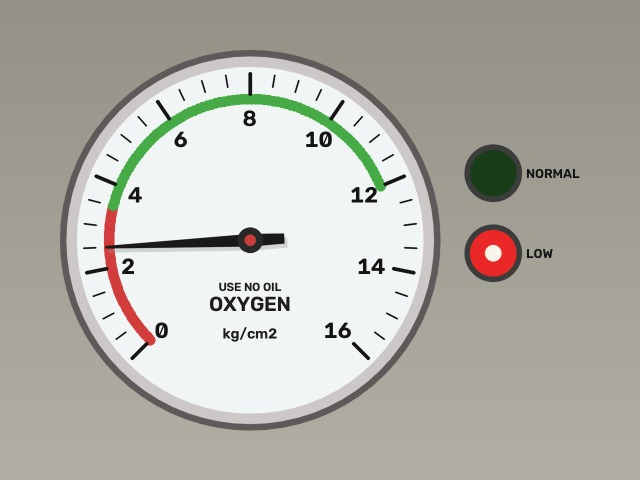
#> input picture samples/alarm_box_16/alarm_box_16_02.50.jpg, 640 x 480 px; its folder holds only this picture in this run
$ python -i auto.py   (imports and definitions only)
#> lines starting #> are read from the running program, lines starting #| are printed output that depends on the picture; after the words box and inside, x2 and y2 are one past the last pixel; in counts of white or black regions, pixels touching at a corner belong together
#> further down, picture is the input picture: shape (480, 640, 3); mean B, G, R 170.2, 178.3, 179.2
"""Automatic reading: no calibration clicks.

    image -> find every round dial (Hough proposals refined by the keypoint model)
          -> read each dial (Stage A classical + Stage B model, fused) using the model's own
             centre / 0-mark / max-mark keypoints as the calibration
          -> find lit panel lamps anywhere in the image by colour (green / red / amber)
          -> verdict NORMAL / ABNORMAL / CAN'T TELL with a confidence %

The model finds WHERE the max mark is, not WHAT number is printed there (16 on the alarm box,
10 on the Magnate). That is solved by recognising the dial face: every known gauge has a reference
photo + calibration in samples/real/ (name.jpg + name.calibration.json); the dial in the new image
is matched against them (ORB features on the dial face) and the matching gauge's scale is used.
A dial that matches nothing is reported as an UNKNOWN gauge type (scale assumed, low confidence).
"""
from __future__ import annotations

import math
from dataclasses import dataclass, field, replace
from pathlib import Path

import cv2
import numpy as np

from .calibration import Calibration
from .config import MonitorConfig
from .dataset import CROP_SCALE, IMGSZ, crop_affine, make_crop
from .dialtext import UNITS, VACUUM_UNITS
from .pipeline import GaugePipeline

KPT_CENTER, KPT_TIP, KPT_ZERO, KPT_MAX = range(4)
DIAL_MIN_CONF = 0.5            # refined model detection confidence to accept a dial
BOX_TO_RADIUS = 2.2            # training labels: box = dial centre +- 1.1 R


# ---------------------------------------------------------------------------- dial finding
@dataclass
class Dial:
    center: tuple[float, float]
    radius: float
    det_conf: float
    kpts: np.ndarray                      # (4, 3) image px + keypoint conf


# [108 lines left out: functions _model_raw, _refine, _proposals, find_dials, not called in this run]


# ---------------------------------------------------------------------------- which gauge is it?
@dataclass
class GaugeType:
    name: str
    min_value: float
    max_value: float
    unit: str
    r_in: float
    r_out: float
    needle_color: str
    direction: str = "cw"                 # ccw = numbers grow anticlockwise (vacuum 0..760)
    gas: str | None = None                # from the calibration's gauge_id: oxygen_* / air_* / vacuum_*


GAS_FROM_ID = {"oxygen": "OXYGEN", "o2": "OXYGEN", "air": "MEDICAL AIR", "vacuum": "VACUUM", "vac": "VACUUM",
               "n2o": "NITROUS OXIDE", "nitrous": "NITROUS OXIDE", "co2": "CARBON DIOXIDE", "nitrogen": "NITROGEN"}


class GaugeLibrary:
    """Known gauges = reference photos with a calibration (samples/real/*.calibration.json).

    Two independent signatures of the dial face, so one bad photo condition does not break it:
      * ORB feature matches on the face (precise on sharp images, weak when blurred);
      * correlation of the unrolled scale ring (numbers + ticks), needle masked out, best over
        +-24 deg camera roll (survives blur, low resolution, dark and bright frames).
    A gauge is recognised when either signature is clearly confident and they do not contradict.
    """
    MIN_MATCHES = 12          # ORB: fewer good matches than this -> not confident
    MIN_RATIO = 3.0           # ORB: best type must beat the runner-up by this factor
    RING_MIN = 0.55           # ring correlation of the best type
    RING_GAP = 0.25           # ... and its lead over the runner-up
    NA, NR = 180, 24          # unrolled ring: angle bins x radius bins

    # [27 lines left out: function __init__, not called in this run]

    @staticmethod
    def _scale_key(t):
        return (t.min_value, t.max_value, t.unit, t.direction)

    # [88 lines left out: functions _bezel, _describe, _ring, _ring_score, identify, not called in this run]


# ---------------------------------------------------------------------------- camera angle
MIN_TILT_RATIO = 0.95          # rim axis ratio above this = seen (nearly) straight on: no correction

# [122 lines left out: functions rim_support, dial_rectifier, _warp_dial, calibration_from_dial, not called in this run]


# ---------------------------------------------------------------------------- lamps
HUES = {"red": [(0, 10), (165, 179)], "amber": [(11, 30)], "green": [(36, 95)]}
COLOR_MEANING = {"green": "NORMAL", "red": "LOW / ALARM", "amber": "HIGH / WARNING"}


@dataclass
class LitLamp:
    color: str
    box: tuple[int, int, int, int]
    area: int
    strength: float          # 0..1 how clearly it is a lit lamp


def find_lit_lamps(img, dials: list[Dial] | None = None) -> list[LitLamp]:
    """Lit indicator lamps anywhere in the frame, by colour.

    A LIT lamp is a blob of strongly saturated colour that is bright (lit LEDs saturate the
    camera: S >= 170, V >= 180). Paint, printed text, gold frames and unlit lamps are darker or
    duller and fail this. Blobs inside a dial face are ignored (coloured dial print / logos).
    """
    f = min(1.0, 800 / max(img.shape[:2]))                # lamps are big blobs: 800 px is plenty
#> f = 1
    if f < 1.0:
        small_img = cv2.resize(img, None, fx=f, fy=f, interpolation=cv2.INTER_AREA)
        sd = [Dial((d.center[0] * f, d.center[1] * f), d.radius * f, d.det_conf, d.kpts) for d in dials] if dials else dials
        out = find_lit_lamps(small_img, sd)
        return [LitLamp(l.color, tuple(int(round(t / f)) for t in l.box), int(l.area / f / f), l.strength) for l in out]
    H, W = img.shape[:2]
#> H = 480; W = 640
    hsv = cv2.cvtColor(img, cv2.COLOR_BGR2HSV)
#> hsv: shape (480, 640, 3); mean H, S, V 46.4, 20.2, 181.9
    h, s, v = cv2.split(hsv)
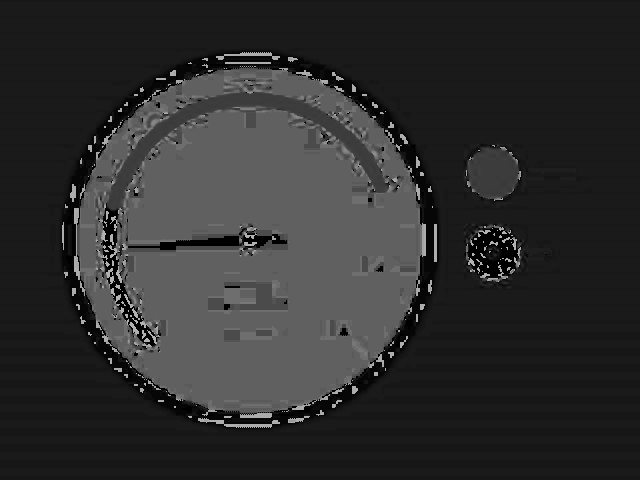
#> h: shape (480, 640); min 0, max 179, mean 46.4
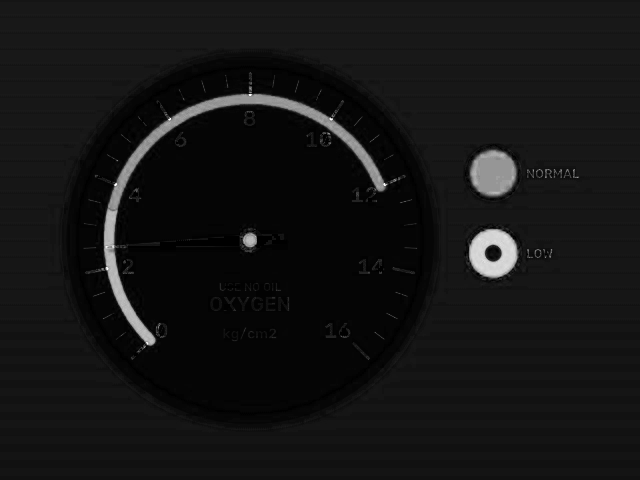
#> s: shape (480, 640); min 0, max 255, mean 20.2
    bright = (s >= 150) & (v >= 170)
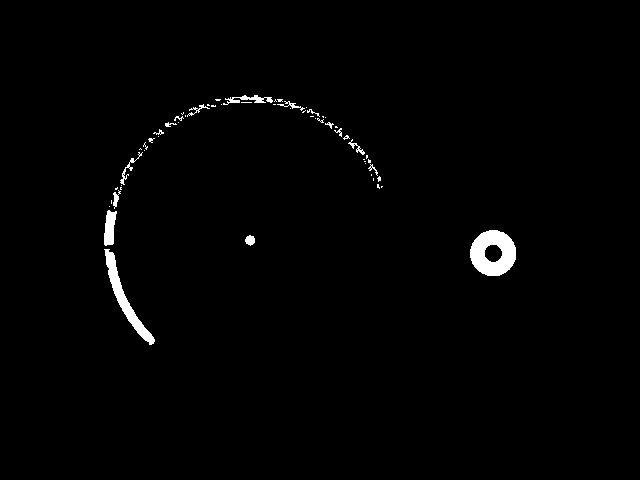
#> bright: shape (480, 640) bool; 1.2% white; 58 white regions (41 under 20 px), largest, box (x1, y1, x2, y2) and area: (470, 230, 516, 276) 1441, (104, 249, 155, 345) 960, (104, 210, 117, 246) 327
    min_area = max(60, int(2e-4 * H * W))
#> min_area = 61
    lamps = []
    # a lit lamp's centre is blown out to white: count white pixels touching the colour as part
    # of the same lamp, so the coloured ring around one hot centre stays ONE lamp
    white = ((v >= 230) & (s <= 70)).astype(np.uint8)
#> white: shape (480, 640); values 0 (black) and 1 (white), 26.5% white; 23 white regions (19 under 20 px), largest, box (x1, y1, x2, y2) and area: (77, 67, 424, 413) 81033, (485, 245, 501, 261) 203, (214, 300, 218, 308) 31, (255, 300, 260, 308) 29
    nw, wlab, wst, _ = cv2.connectedComponentsWithStats(white, 8)
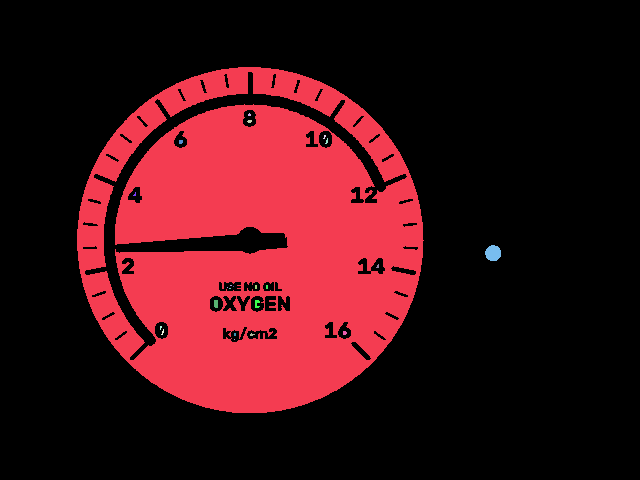
#> wlab: shape (480, 640) int32; 24 distinct labels, from 0 to 23; one colour per label, 0 black
#> nw = 24; wst = 24 rows, first 6: [0, 0, 640, 480, 225771], [77, 67, 347, 346, 81033], [248, 113, 3, 3, 7], [247, 120, 5, 3, 12], [323, 135, 3, 4, 7], [325, 138, 3, 6, 10]
    small = np.zeros(nw, bool)
    small[1:] = wst[1:, 4] <= 0.01 * H * W                 # a lamp's hot centre, not a white wall
    small_white = small[wlab]
    k = max(5, int(0.006 * max(H, W)) | 1)
#> k = 5
    for color, ranges in HUES.items():
        m = np.zeros_like(bright)
        for lo, hi in ranges:
            m |= (h >= lo) & (h <= hi)
        colored = (m & bright).astype(np.uint8)
        if not colored.any():
            continue
        near = cv2.dilate(colored, np.ones((k, k), np.uint8)) > 0
        keep = np.zeros(nw, np.uint8)
        keep[np.unique(wlab[near & small_white])] = 1
        keep[0] = 0
        hot = keep[wlab]
        mask = cv2.morphologyEx(colored | hot, cv2.MORPH_CLOSE, np.ones((5, 5), np.uint8))
        n, lab, st, cen = cv2.connectedComponentsWithStats(mask, 8)
        for i in range(1, n):
            x, y, w, hh, a = (int(t) for t in st[i])
            sel = (lab[y:y + hh, x:x + w] == i) & (colored[y:y + hh, x:x + w] > 0)
            a_col = int(sel.sum())
            if a_col < min_area:
                continue
            # an indicator lamp is a compact blob; painted pipes, cabinets and long strips are not
            if a_col > 0.03 * H * W or max(w, hh) > 4.5 * max(1, min(w, hh)) or a < 0.3 * w * hh:
                continue
            cx, cy = cen[i]
            # on or around a dial = coloured dial print or a painted bezel (yellow vacuum gauge),
            # never a status lamp (bezels reach ~2.1 R; on both panels lamps sit 3.2-5 R away)
            if dials and any(math.dist((cx, cy), d.center) < 2.5 * d.radius for d in dials):
                continue
            S_med = float(np.median(s[y:y + hh, x:x + w][sel]))
            V_med = float(np.median(v[y:y + hh, x:x + w][sel]))
            if S_med < 170 or V_med < 180:
                continue
            # a LIT lamp emits light: it is brighter than what is around it, or has a white-hot
            # centre. Printed ink / paint is always darker than the panel around it.
            g = max(4, int(0.5 * max(w, hh)))
            X0, Y0, X1, Y1 = max(0, x - g), max(0, y - g), min(W, x + w + g), min(H, y + hh + g)
            blob = lab[Y0:Y1, X0:X1] == i
            ring = ~cv2.dilate(blob.astype(np.uint8), np.ones((5, 5), np.uint8)).astype(bool)
            ring_v = float(np.median(v[Y0:Y1, X0:X1][ring])) if ring.any() else 0.0
            hot_frac = float(hot[y:y + hh, x:x + w][lab[y:y + hh, x:x + w] == i].mean())
            if V_med < ring_v + 15 and hot_frac < 0.05:
                continue
            strength = float(np.clip((S_med - 150) / 80, 0, 1) * np.clip((V_med - 160) / 60, 0, 1))
            lamps.append(LitLamp(color, (x, y, w, hh), a_col, round(strength, 2)))
#> this loop made 3 passes
#> n on passes 1, 3: 4, 4
#> pass 1, in find_lit_lamps, `near = cv2.dilate(colored, np.ones((k, k), np.uint8)) > 0`:
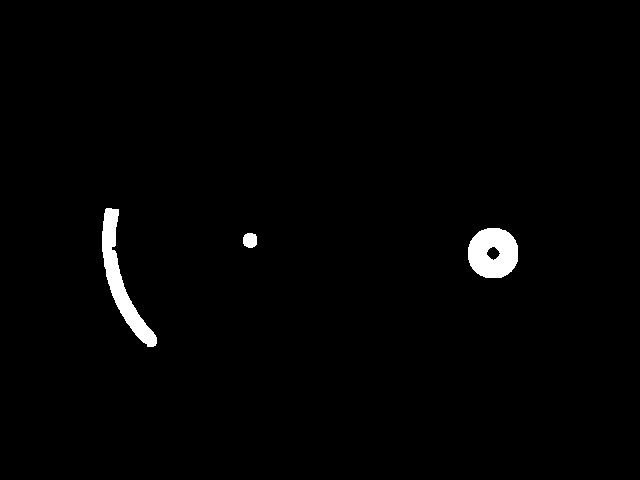
#> near: shape (480, 640) bool; 1.4% white; 3 white regions, box (x1, y1, x2, y2) and area: (102, 208, 157, 347) 2105, (468, 228, 518, 278) 1945, (243, 233, 257, 248) 179
#> after the loop: colored: shape (480, 640); values 0 (black) and 1 (white), 0.33% white in thin lines or dots, all inside (x1, y1, x2, y2) = (109, 95, 383, 209)
#> after the loop:
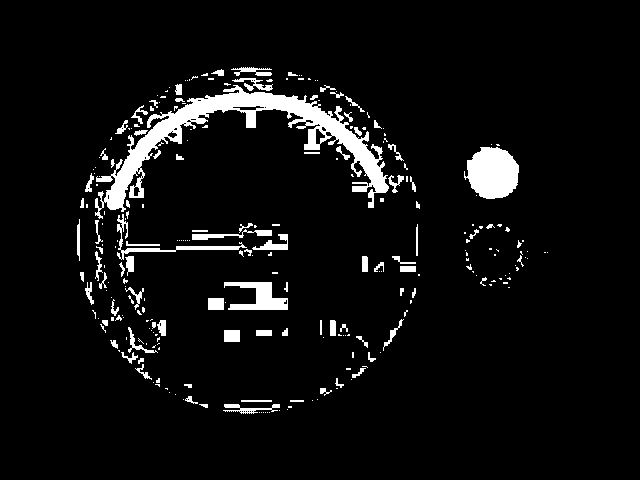
#> m: shape (480, 640) bool; 5.9% white; 266 white regions (174 under 20 px), largest, box (x1, y1, x2, y2) and area: (95, 85, 389, 219) 7856, (464, 147, 519, 199) 2146, (224, 282, 288, 310) 954
#> after the loop:
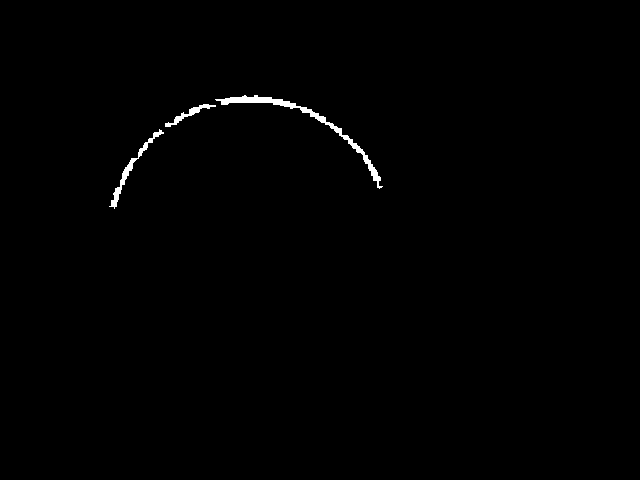
#> mask: shape (480, 640); values 0 (black) and 1 (white), 0.56% white; 3 white regions, box (x1, y1, x2, y2) and area: (215, 95, 383, 189) 1052, (109, 129, 164, 209) 437, (165, 104, 216, 127) 241
#> after the loop, lamps = 2 items
    lamps.sort(key=lambda l: l.area, reverse=True)
    return lamps


# ---------------------------------------------------------------------------- verdict
@dataclass
class GaugeReading:
    value: float | None
    confidence: float
    stage_a: float | None
    stage_b: float | None
    status: str                  # OK / LOW / CRITICAL / UNCERTAIN
    dial: Dial
    cal: Calibration | None
    notes: list[str] = field(default_factory=list)
    gauge_type: str | None = None        # recognised gauge (reference name) or None = unknown
    scale: str = ""                      # e.g. "0-16 kg/cm2 (read from the dial)"
    scale_known: bool = True
    gas: str | None = None               # OXYGEN / MEDICAL AIR / VACUUM ... read from the dial, or None
    unit: str = ""
    scale_source: str = ""               # dial text / reference photo / set by you / assumed
    secondary: str = ""                  # reading on a second printed scale, e.g. "55 psi (0-150 psi)"
    low_limit: float | None = None       # low limit in this gauge's own unit (oxygen-type gauges only)
    unit_per_kgcm2: float = 1.0
    number: int = 0                      # 1, 2, 3 ... left to right
    text: object = None                  # dialtext.DialText (debug)
    kind: str = "analog"                 # analog (needle dial) / digital (seven-segment display)
    box: tuple | None = None             # digital: digit-area box x0 y0 x1 y1

    @property
    def label(self):
        return f"#{self.number}" + (f" {self.gas}" if self.gas else "")


@dataclass
class Verdict:
    verdict: str                 # NORMAL / ABNORMAL / CAN'T TELL
    confidence: float            # 0..0.99 - a camera reading is never 100 % certain
    reasons: list[str]

    def __post_init__(self):
        self.confidence = round(float(min(max(self.confidence, 0.0), 0.99)), 3)


# [49 lines left out: function decide, not called in this run]


# ---------------------------------------------------------------------------- one call
DEFAULT_LIBRARY = Path(__file__).resolve().parents[2] / "samples" / "real"
FALLBACK_MAX = 16.0
MAX_DIALS = 6
MIN_SCALE_CONF = 0.3          # a scale read from the printed numbers needs at least this confidence
MIN_RIM_SUPPORT_KNOWN = 0.25  # recognised gauge type (Magnate vacuum dial: 0.36-0.37; ghosts 0.21)
MIN_RIM_SUPPORT = 0.30       # (real dials 0.36-0.80, ghosts between dials / buttons 0.09-0.26) unrecognised dial: share of rays that must hit one clean elliptical rim


def dial_angle_pt(c, p):
    return math.degrees(math.atan2(p[0] - c[0], -(p[1] - c[1]))) % 360.0


def point_on(c, ang, r):
    t = math.radians(ang)
    return (c[0] + r * math.sin(t), c[1] - r * math.cos(t))


# [8 lines left out: function _dp, not called in this run]


class AutoReader:
    # [255 lines left out: functions __init__, _identify, _read_text, read_dial, _unique_types, read_digital, not called in this run]

    cfg_digital_unit = "kg/cm2"

    # [49 lines left out: function read, not called in this run]


# ---------------------------------------------------------------------------- drawing
LAMP_BGR = {"green": (0, 220, 0), "red": (0, 0, 255), "amber": (0, 190, 255)}
VERDICT_BGR = {"NORMAL": (60, 150, 30), "ABNORMAL": (30, 30, 210), "CAN'T TELL": (90, 90, 90)}


# [40 lines left out: function draw, not called in this run]

>>> import cv2
>>> picture = cv2.imread('../../samples/alarm_box_16/alarm_box_16_02.50.jpg')
>>> result = find_lit_lamps(picture)
#> result = 2 items
